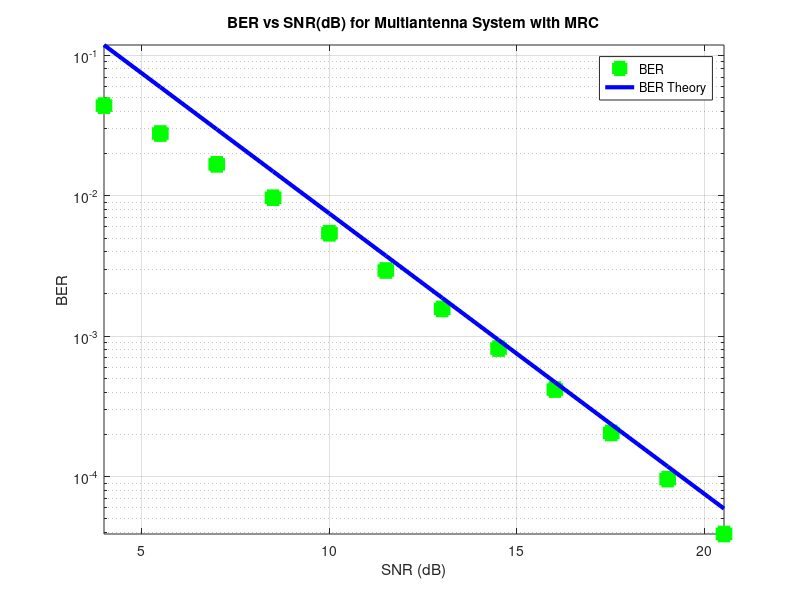

MATLAB code for this plot:
close all;
clear all;

blockLength = 1000;
nBlocks=10000;
L=2;
EbdB = 1.0:1.5:18.0;
Eb = 10.^(EbdB/10);
No = 1;
SNR = 2*Eb/No;
SNRdB = 10*log10(SNR);
BER = zeros(1,length(EbdB));
BERt = zeros(1,length(EbdB));

for blk=1:nBlocks
    h=1/sqrt(2)*(randn(L,1)+1j*randn(L,1));
    BitsI=randi([0,1],1,blockLength);
    BitsQ=randi([0,1],1,blockLength);
    Sym=(2*BitsI-1)+1j*(2*BitsQ-1);
    noise=sqrt(No/2)*(randn(L,blockLength)+1j*randn(L,blockLength));
    for K=1:length(EbdB)
        TxSym=sqrt(Eb(K))*Sym;
        RxSym=h*TxSym+noise;
        MRCout=h'*RxSym;
        DecBitsI=(real(MRCout)>0);
        DecBitsQ=(imag(MRCout)>0);
        BER(K)=BER(K)+sum(DecBitsI~=BitsI)+sum(DecBitsQ~=BitsQ);
    end
end

BER = BER/blockLength/nBlocks/2;
BERt = nchoosek(2*L-1, L)/2^L./SNR.^L;

semilogy(SNRdB,BER,'g  s','linewidth',3.0,'MarkerFaceColor','g','MarkerSize',9.0);
hold on;
semilogy(SNRdB,BERt,'b -  ','linewidth',3.0);
axis tight;
grid on;
legend('BER','BER Theory')
xlabel('SNR (dB)');
ylabel('BER');
title('BER vs SNR(dB) for Multiantenna System with MRC');

